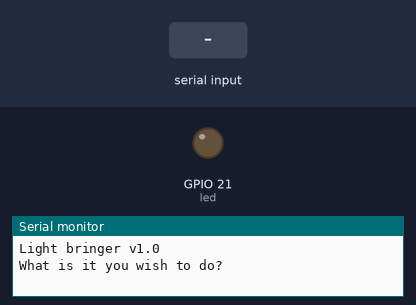
A program run on a simulated ESP32. On the bench: output pins drawn as LEDs (lit = HIGH), the last lines printed to the serial monitor. Inputs (shaded band) come from the test bench.

Above: at 7.2 s.
7.3 s: "on" received over Serial
At 8.5 s:
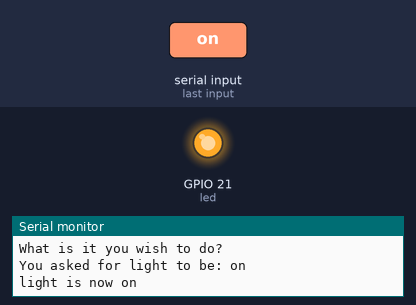
8.8 s: "off" received over Serial
At 9.6 s:
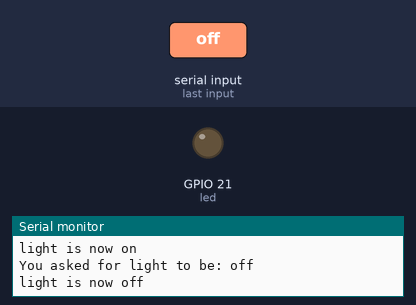
Timing chart, 0 to 11.8 s (numbered marks = the images above; inputs shaded):
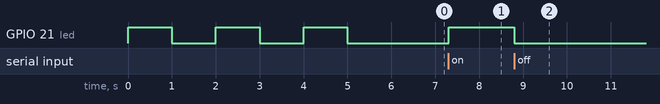

Measured:
- after the input at 7.3 s, GPIO 21 (led): LOW → HIGH at once
- after the input at 8.8 s, GPIO 21 (led): HIGH → LOW at once

The program:

main.cpp
```cpp
#include <Arduino.h>
#include <map>

int led = 21;
std::map<String, int> cmds = {
  {"on", HIGH},
  {"off", LOW}
};

void greeting() {
  for (int i = 0; i < 3; i++) {
    digitalWrite(led, HIGH);
    delay(1000);
    digitalWrite(led, LOW);
    delay(1000);
  }
}

void processCommand(String command)
{
    Serial.println("You asked for light to be: " + command);
    if(command == "on" || command == "off")
    {
      Serial.println("light is now " + command);
      digitalWrite(led, cmds[command]);
    }
    else
    {
      Serial.println("I don't get that :(");
    }
}

void readSerialInput()
{
  String input = "";

  while(Serial.available() > 0)
  {
    byte incoming = Serial.read();
    input.concat((char)incoming);
  }

  if(input != "")
  {
    input.trim();
    processCommand(input);
    input = "";
  }
}

void setup()
{
  pinMode(led, OUTPUT);

  Serial.begin(115200);
  Serial.println("Light bringer v1.0");
  greeting();
  Serial.println("What is it you wish to do?");
}

void loop()
{
  readSerialInput();
}
```
